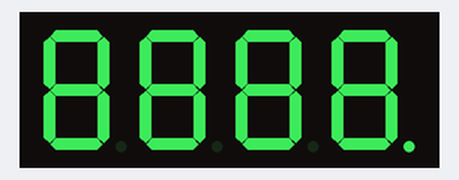
The sketch below on a simulated Arduino Uno, built with avr-gcc and run on an emulated ATmega328P. Parts: 4-digit seven-segment display.

Above: at 0.15 s.
At 1.05 s:
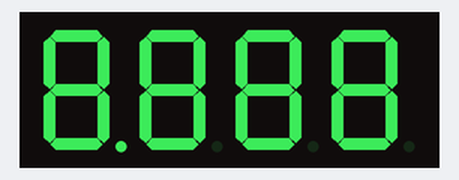

The sketch:

testWholeDisplay.ino
```cpp
/*
testWholeDisplay.ino
-test each segment in the display
-a simple example using Dean Reading's SevSeg library to light up all 4 digits plus the 4 decimal points on a 4 digit display
-the purpose of this example is to ensure you have the wires all hooked up right for every segment and digit, and to troubleshoot the display and wiring
 to ensure *every* segment and period lights up

By Gabriel Staples
Website: http://www.ElectricRCAircraftGuy.com
My contact info is available by clicking the "Contact Me" tab at the top of my website.
Written: 1 Oct. 2015
Last Updated: 1 Oct. 2015
*/

/*
LICENSING:
-this *example file* only is modified from Dean Reading's original example, and is in the public domain.

Dean Reading's SevSeg library is as follows:
Copyright 2014 Dean Reading

Licensed under the Apache License, Version 2.0 (the "License");
you may not use this file except in compliance with the License.
You may obtain a copy of the License at
http://www.apache.org/licenses/LICENSE-2.0

Unless required by applicable law or agreed to in writing, software
distributed under the License is distributed on an "AS IS" BASIS,
WITHOUT WARRANTIES OR CONDITIONS OF ANY KIND, either express or implied.
See the License for the specific language governing permissions and
limitations under the License.
*/

#include <SevSeg.h>

SevSeg sevseg; //Instantiate a seven segment controller object

void setup()
{
  byte numDigits = 4;
  byte digitPins[] = {2, 3, 4, 5}; //Digits: 1,2,3,4 <--put one resistor (ex: 220 Ohms, or 330 Ohms, etc, on each digit pin)
  byte segmentPins[] = {6, 7, 8, 9, 10, 11, 12, 13}; //Segments: A,B,C,D,E,F,G,Period

  sevseg.begin(COMMON_ANODE, numDigits, digitPins, segmentPins);
  sevseg.setBrightness(10); //Note: 100 brightness simply corresponds to a delay of 2000us after lighting each segment. A brightness of 0
                            //is a delay of 1us; it doesn't really affect brightness as much as it affects update rate (frequency).
                            //Therefore, for a 4-digit 7-segment + pd, COMMON_ANODE display, the max update rate for a "brightness" of 100 is 1/(2000us*8) = 62.5Hz.
                            //I am choosing a "brightness" of 10 because it increases the max update rate to approx. 1/(200us*8) = 625Hz.
                            //This is preferable, as it decreases aliasing when recording the display with a video camera....I think.
}

void loop()
{
  //local vars
  static byte decPlace = 0;

  sevseg.setNumber(8888,decPlace);
  decPlace++;
  decPlace %= 4; //rollover back to 0 once variable gets to 4; To anyone wondering: the % is called the "modulo" operator; see here for explanation & example: https://www.arduino.cc/en/Reference/Modulo

  sevseg.refreshDisplay(); // Must run repeatedly; don't use blocking code (ex: delay()) in the loop() function or this won't work right
}
```

Measured:
- by itself, everything shown: repeats every 1.2 s, in 4 steps
